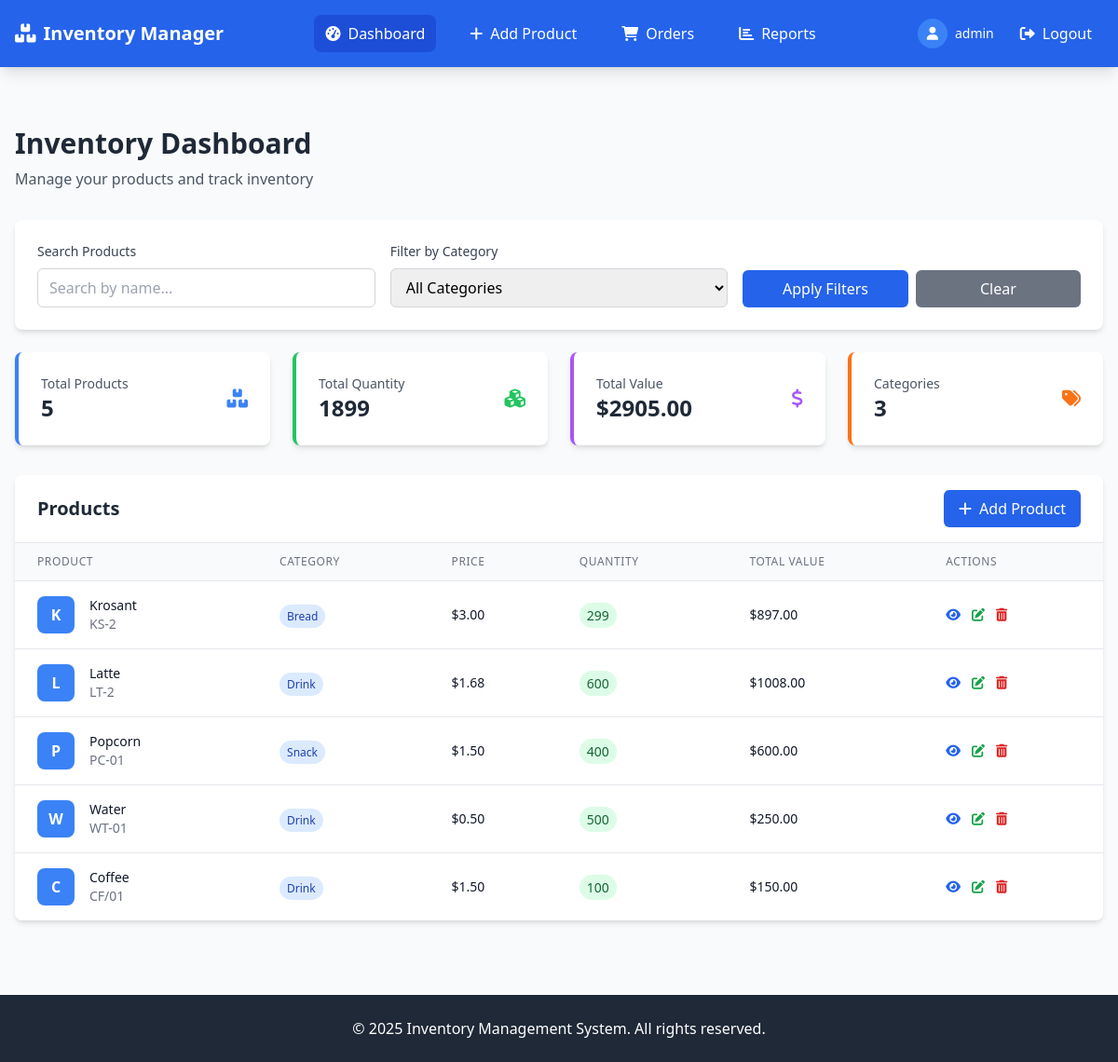
Screenshot of / (signed in) with the database file from the repository.
### models.py (models this page shows, shortened)
class User(UserMixin, db.Model):
    id = db.Column(db.Integer, primary_key=True)
    username = db.Column(db.String(80), unique=True, nullable=False)
    email = db.Column(db.String(120), unique=True, nullable=False)
    password_hash = db.Column(db.String(128))
    first_name = db.Column(db.String(50))
    last_name = db.Column(db.String(50))
    phone = db.Column(db.String(20))
    role = db.Column(db.String(20), default='user')  # 'admin' or 'user'
    created_at = db.Column(db.DateTime, default=datetime.utcnow)
    updated_at = db.Column(db.DateTime, default=datetime.utcnow, onupdate=datetime.utcnow)
    is_active = db.Column(db.Boolean, default=True)

class Product(db.Model):
    id = db.Column(db.Integer, primary_key=True)
    name = db.Column(db.String(100), nullable=False)
    category = db.Column(db.String(50), nullable=False)
    price = db.Column(db.Float, nullable=False)
    quantity = db.Column(db.Integer, nullable=False)
    description = db.Column(db.Text)
    sku = db.Column(db.String(50), unique=True)
    created_at = db.Column(db.DateTime, default=datetime.utcnow)
    updated_at = db.Column(db.DateTime, default=datetime.utcnow, onupdate=datetime.utcnow)
    @property
    def total_value(self):
        return self.price * self.quantity

### app.py (the view)
@app.route('/')
@login_required
def dashboard():
    search = request.args.get('search', '')
    category = request.args.get('category', '')
    query = Product.query
    if search:
        query = query.filter(Product.name.ilike(f'%{search}%'))
    if category:
        query = query.filter(Product.category == category)
    products = query.order_by(Product.updated_at.desc()).all()
    categories = db.session.query(Product.category).distinct().all()
    categories = [cat[0] for cat in categories]
    total_products = len(products)
    total_quantity = sum(product.quantity for product in products)
    total_value = sum(product.total_value for product in products)
    total_categories = len(set(product.category for product in products))
    return render_template('dashboard.html',
                         products=products,
                         categories=categories,
                         search=search,
                         selected_category=category,
                         total_products=total_products,
                         total_quantity=total_quantity,
                         total_value=total_value,
                         total_categories=total_categories)

### app.py (called while the page is built)
@login_manager.user_loader
def load_user(user_id):
    return User.query.get(int(user_id))

### templates/dashboard.html (shortened to what this page needs)
{% extends "base.html" %}
{% block content %}
<div class="mb-8">
    <h1 class="text-3xl font-bold text-gray-800 mb-2">Inventory Dashboard</h1>
    <p class="text-gray-600">Manage your products and track inventory</p>
</div>
<div class="bg-white rounded-lg shadow-md p-6 mb-6">
    <form method="GET" action="/" class="grid grid-cols-1 md:grid-cols-3 gap-4">
        <div>
            <label class="block text-sm font-medium text-gray-700 mb-2">Search Products</label>
            <input type="text" name="search" value="{{ search }}" placeholder="Search by name..."
                   class="w-full px-3 py-2 border border-gray-300 rounded-md focus:outline-none focus:ring-2 focus:ring-blue-500">
        </div>
        <div>
            <label class="block text-sm font-medium text-gray-700 mb-2">Filter by Category</label>
            <select name="category" class="w-full px-3 py-2 border border-gray-300 rounded-md focus:outline-none focus:ring-2 focus:ring-blue-500">
                <option value="">All Categories</option>
            </select>
        </div>
        <div class="flex space-x-2 items-end">
            <button type="submit" class="w-full bg-blue-600 text-white px-4 py-2 rounded-md hover:bg-blue-700 transition duration-200">
                Apply Filters
            </button>
            <a href="/" class="w-full bg-gray-500 text-white px-4 py-2 rounded-md hover:bg-gray-600 transition duration-200 text-center">
                Clear
            </a>
        </div>
    </form>
</div>
<div class="grid grid-cols-1 md:grid-cols-4 gap-6 mb-8">
    <div class="bg-white rounded-lg shadow-md p-6 border-l-4 border-blue-500">
        <div class="flex items-center justify-between">
            <div>
                <p class="text-sm font-medium text-gray-600">Total Products</p>
                <p class="text-2xl font-bold text-gray-800">{{ total_products }}</p>
            </div>
            <i class="fas fa-boxes text-blue-500 text-xl"></i>
        </div>
    </div>
    <div class="bg-white rounded-lg shadow-md p-6 border-l-4 border-green-500">
        <div class="flex items-center justify-between">
            <div>
                <p class="text-sm font-medium text-gray-600">Total Quantity</p>
                <p class="text-2xl font-bold text-gray-800">{{ total_quantity }}</p>
            </div>
            <i class="fas fa-cubes text-green-500 text-xl"></i>
        </div>
    </div>
    <div class="bg-white rounded-lg shadow-md p-6 border-l-4 border-purple-500">
        <div class="flex items-center justify-between">
            <div>
                <p class="text-sm font-medium text-gray-600">Total Value</p>
                <p class="text-2xl font-bold text-gray-800">${{ "%.2f"|format(total_value) }}</p>
            </div>
            <i class="fas fa-dollar-sign text-purple-500 text-xl"></i>
        </div>
    </div>
    <div class="bg-white rounded-lg shadow-md p-6 border-l-4 border-orange-500">
        <div class="flex items-center justify-between">
            <div>
                <p class="text-sm font-medium text-gray-600">Categories</p>
                <p class="text-2xl font-bold text-gray-800">{{ total_categories }}</p>
            </div>
            <i class="fas fa-tags text-orange-500 text-xl"></i>
        </div>
    </div>
</div>
<div class="bg-white rounded-lg shadow-md overflow-hidden">
    <div class="px-6 py-4 border-b border-gray-200 flex justify-between items-center">
        <h2 class="text-xl font-semibold text-gray-800">Products</h2>
        <a href="/add-product" class="bg-blue-600 text-white px-4 py-2 rounded-md hover:bg-blue-700 transition duration-200">
            <i class="fas fa-plus mr-2"></i>Add Product
        </a>
    </div>
    {% if products %}
    <div class="overflow-x-auto">
        <table class="min-w-full divide-y divide-gray-200">
            <thead class="bg-gray-50">
                <tr>
                    <th class="px-6 py-3 text-left text-xs font-medium text-gray-500 uppercase tracking-wider">Product</th>
                    <th class="px-6 py-3 text-left text-xs font-medium text-gray-500 uppercase tracking-wider">Category</th>
                    <th class="px-6 py-3 text-left text-xs font-medium text-gray-500 uppercase tracking-wider">Price</th>
                    <th class="px-6 py-3 text-left text-xs font-medium text-gray-500 uppercase tracking-wider">Quantity</th>
                    <th class="px-6 py-3 text-left text-xs font-medium text-gray-500 uppercase tracking-wider">Total Value</th>
                    <th class="px-6 py-3 text-left text-xs font-medium text-gray-500 uppercase tracking-wider">Actions</th>
                </tr>
            </thead>
            <tbody class="bg-white divide-y divide-gray-200">
                {% for product in products %}
                <tr class="hover:bg-gray-50">
                    <td class="px-6 py-4 whitespace-nowrap">
                        <div class="flex items-center">
                            <div class="flex-shrink-0 h-10 w-10 bg-blue-500 rounded-lg flex items-center justify-center text-white font-bold">
                                {{ product.name[0]|upper }}
                            </div>
                            <div class="ml-4">
                                <div class="text-sm font-medium text-gray-900">{{ product.name }}</div>
                                <div class="text-sm text-gray-500">{{ product.sku }}</div>
                            </div>
                        </div>
                    </td>
                    <td class="px-6 py-4 whitespace-nowrap">
                        <span class="px-2 py-1 text-xs font-medium bg-blue-100 text-blue-800 rounded-full">
                            {{ product.category }}
                        </span>
                    </td>
                    <td class="px-6 py-4 whitespace-nowrap text-sm text-gray-900">
                        ${{ "%.2f"|format(product.price) }}
                    </td>
                    <td class="px-6 py-4 whitespace-nowrap">
                        <span class="px-2 py-1 text-sm font-medium {% if product.quantity == 0 %}bg-red-100 text-red-800{% elif product.quantity < 10 %}bg-yellow-100 text-yellow-800{% else %}bg-green-100 text-green-800{% endif %} rounded-full">
                            {{ product.quantity }}
                        </span>
                    </td>
                    <td class="px-6 py-4 whitespace-nowrap text-sm font-medium text-gray-900">
                        ${{ "%.2f"|format(product.total_value) }}
                    </td>
                    <td class="px-6 py-4 whitespace-nowrap text-sm font-medium">
                        <div class="flex space-x-2">
                             <a href="/view-product/{{ product.id }}" class="text-blue-600 hover:text-blue-900">
                                <i class="fas fa-eye mr-1"></i>
                            <a href="/edit-product/{{ product.id }}" class="text-green-600 hover:text-green-900"><i class="fas fa-edit mr-1"></i></a>
                            <a href="/delete-product/{{ product.id }}" class="text-red-600 hover:text-red-900"
                               onclick="return confirm('Are you sure you want to delete this product?')"><i class="fas fa-trash-alt mr-1"></i></a>
                        </div>
                    </td>
                </tr>
                {% endfor %}
            </tbody>
        </table>
    </div>
    {% endif %}
</div>
{% endblock %}

### templates/base.html (shortened to what this page needs)
<!DOCTYPE html>
<html lang="en">
  <head>
    <script src="https://cdn.tailwindcss.com"></script>
    <link
      href="https://cdnjs.cloudflare.com/ajax/libs/font-awesome/6.0.0/css/all.min.css"
      rel="stylesheet"
    />
    <a href="/create-order" class="bg-green-500 text-white px-4 py-2 rounded">
</a>
  </head>
  <body class="bg-gray-50">
    <nav
      class="bg-blue-600 text-white shadow-lg fixed top-0 left-0 right-0 z-50"
    >
      <div class="max-w-7xl mx-auto px-4">
        <div class="flex justify-between items-center py-4">
          <div class="flex items-center space-x-2">
            <i class="fas fa-boxes text-xl"></i>
            <h1 class="text-xl font-bold">Inventory Manager</h1>
          </div>
          {% if current_user.is_authenticated %}
          <div class="flex space-x-6">
            <a
              href="/"
              class="hover:text-blue-200 transition duration-200 py-2 px-3 rounded-lg {% if request.path == '/' %}bg-blue-700{% endif %}"
            >
              <i class="fas fa-tachometer-alt mr-2"></i>Dashboard
            </a>
            <a
              href="/add-product"
              class="hover:text-blue-200 transition duration-200 py-2 px-3 rounded-lg {% if request.path == '/add-product' %}bg-blue-700{% endif %}"
            >
              <i class="fas fa-plus mr-2"></i>Add Product
            </a>
            <a
              href="/orders"
              class="hover:text-blue-200 transition duration-200 py-2 px-3 rounded-lg {% if request.path.startswith('/orders') %}bg-blue-700{% endif %}"
            >
              <i class="fas fa-shopping-cart mr-2"></i>Orders
            </a>
            <a
              href="/report"
              class="hover:text-blue-200 transition duration-200 py-2 px-3 rounded-lg {% if request.path == '/report' %}bg-blue-700{% endif %}"
            >
              <i class="fas fa-chart-bar mr-2"></i>Reports
            </a>
          </div>
          <div class="flex items-center space-x-4">
            <div class="flex items-center space-x-2">
              <div
                class="w-8 h-8 bg-blue-500 rounded-full flex items-center justify-center"
              >
                <i class="fas fa-user text-white text-sm"></i>
              </div>
              <span class="text-sm">{{ current_user.username }}</span>
            </div>
            <a
              href="/logout"
              class="hover:text-blue-200 transition duration-200 py-2 px-3 rounded-lg"
            >
              <i class="fas fa-sign-out-alt mr-2"></i>Logout
            </a>
          </div>
          {% endif %}
        </div>
      </div>
    </nav>
    <div class="h-20"></div>
    <main class="max-w-7xl mx-auto px-4 py-8">
      {% block content %}{% endblock %}
    </main>
    <footer class="bg-gray-800 text-white py-6 mt-12">
      <div class="max-w-7xl mx-auto px-4 text-center">
        <p>&copy; 2025 Inventory Management System. All rights reserved.</p>
      </div>
    </footer>
  </body>
</html>

### rows the page displays
User: username "admin"
Product: name "K", name "Krosant", sku "KS-2", category "Bread", price "3.00", quantity "299", total_value "897.00"
Product: name "L", name "Latte", sku "LT-2", category "Drink", price "1.68", quantity "600", total_value "1008.00"
Product: name "P", name "Popcorn", sku "PC-01", category "Snack", price "1.50", quantity "400", total_value "600.00"
Product: name "W", name "Water", sku "WT-01", category "Drink", price "0.50", quantity "500", total_value "250.00"
Product: name "C", name "Coffee", sku "CF/01", category "Drink", price "1.50", quantity "100", total_value "150.00"

### other values shown
{{ total_products }} "5"
{{ total_quantity }} "1899"
{{ "%.2f"|format(total_value) }} "2905.00"
{{ total_categories }} "3"
